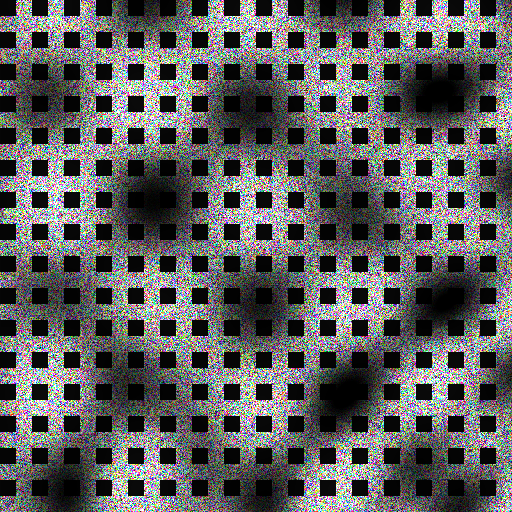
#> input picture hcs_v2-P3/hybrid_test_01_texte_simple.png, 512 x 512 px; its folder holds only this picture in this run
$ python -i holographic_compressor.py   (imports and definitions only)
#> lines starting #> are read from the running program, lines starting #| are printed output that depends on the picture
#> further down, picture is the input picture: shape (512, 512, 3); mean B, G, R 93, 93, 93
#!/usr/bin/env python3
"""
Compresseur Holographique Quantique-Harmonique
Basé sur les principes de Maldacena/Beckenstein - AdS/CFT et Bekenstein-Hawking
"""

import numpy as np
import cv2
import time
import json
import base64
import io
from typing import Dict, Any, Tuple, Optional, List
from dataclasses import dataclass
from PIL import Image
from scipy import fft, ndimage
from scipy.signal import find_peaks
import hashlib
from enum import Enum

class HolographicPrinciple(Enum):
    """Principes holographiques fondamentaux"""
    ADS_CFT_DUALITY = "ads_cft_duality"  # Maldacena: Volume/Boundary correspondence
    BEKENSTEIN_BOUND = "bekenstein_bound"  # Limite de Bekenstein-Hawking
    HOLOGRAPHIC_INFORMATION = "holographic_information"  # Information sur la surface
    ENTROPY_AREA = "entropy_area"  # S ∝ A/4 (entropie proportionnelle à l'aire)

@dataclass
class HolographicMetrics:
    """Métriques holographiques"""
    surface_entropy: float  # Entropie de surface
    volume_information: float  # Information volumique
    holographic_ratio: float  # Ratio volume/surface
    information_density: float  # Densité d'information
    quantum_coherence: float  # Cohérence quantique
    gravitational_potential: float  # Potentiel gravitationnel simulé

class HolographicCompressor:
    """
    Compresseur utilisant les principes holographiques
    L'information 3D est encodée sur une surface 2D (boundary)
    """

    def __init__(self):
        self.holographic_results = {}
        self.result_counter = 0

        # Constantes fondamentales (normalisées)
        self.PLANCK_LENGTH = 1.0  # Unité normalisée
        self.BEKENSTEIN_CONSTANT = 1.0  # k_B * c^3 / (4 * G * ħ)
        self.HUBBLE_RADIUS = 1000.0  # Rayon de l'univers simulé

        # Paramètres holographiques
        self.holographic_presets = {
            'ads_cft': {'principle': HolographicPrinciple.ADS_CFT_DUALITY, 'compression_factor': 0.1},
            'bekenstein': {'principle': HolographicPrinciple.BEKENSTEIN_BOUND, 'compression_factor': 0.05},
            'quantum_hologram': {'principle': HolographicPrinciple.HOLOGRAPHIC_INFORMATION, 'compression_factor': 0.02},
            'entropy_max': {'principle': HolographicPrinciple.ENTROPY_AREA, 'compression_factor': 0.01}
        }

    def calculate_holographic_entropy(self, image: np.ndarray) -> HolographicMetrics:
        """
        Calcule les métriques holographiques de l'image
        Basé sur S ≤ A/4 (Bekenstein-Hawking)
        """
        h, w = image.shape[:2]

        # Surface de l'image (boundary)
        surface_area = 2 * (h + w)  # Périmètre comme "surface" 1D

        # Volume de l'information (3D simulé)
        if len(image.shape) == 3:
            volume = h * w * image.shape[2]
        else:
            volume = h * w

        # Entropie de Shannon (information)
        if len(image.shape) == 3:
            entropy_per_channel = []
            for channel in range(3):
                hist, _ = np.histogram(image[:, :, channel], bins=256, density=True)
                hist = hist[hist > 0]
                shannon_entropy = -np.sum(hist * np.log2(hist + 1e-10))
                entropy_per_channel.append(shannon_entropy)
#> this loop made 3 passes
#> shannon_entropy on passes 1 to 3: 7.04, 7.04, 7.03
#> after the loop, entropy_per_channel = [7.04, 7.04, 7.03]
            total_entropy = np.mean(entropy_per_channel)
#> total_entropy = 7.03
        else:
            hist, _ = np.histogram(image, bins=256, density=True)
            hist = hist[hist > 0]
            total_entropy = -np.sum(hist * np.log2(hist + 1e-10))

        # Entropie de Bekenstein-Hawking simulée
        surface_entropy = self.BEKENSTEIN_CONSTANT * surface_area / (4 * self.PLANCK_LENGTH**2)

        # Information volumique
        volume_information = volume * total_entropy / (self.HUBBLE_RADIUS**3)
#> volume_information = 0.00553

        # Ratio holographique (volume/surface)
        holographic_ratio = volume_information / surface_entropy
#> holographic_ratio = 1.08e-05

        # Densité d'information
        information_density = total_entropy / (h * w)
#> information_density = 2.68e-05

        # Cohérence quantique simulée
        quantum_coherence = self._calculate_quantum_coherence(image)

        # Potentiel gravitationnel simulé
        gravitational_potential = self._simulate_gravitational_potential(image)

        return HolographicMetrics(
            surface_entropy=surface_entropy,
            volume_information=volume_information,
            holographic_ratio=holographic_ratio,
            information_density=information_density,
            quantum_coherence=quantum_coherence,
            gravitational_potential=gravitational_potential
        )

    def _calculate_quantum_coherence(self, image: np.ndarray) -> float:
        """Calcule la cohérence quantique simulée de l'image"""

        # Transformée de Fourier pour analyser les corrélations
        fft_image = fft.fft2(image)

        # Calcul de la matrice de densité simplifiée
        magnitude = np.abs(fft_image)
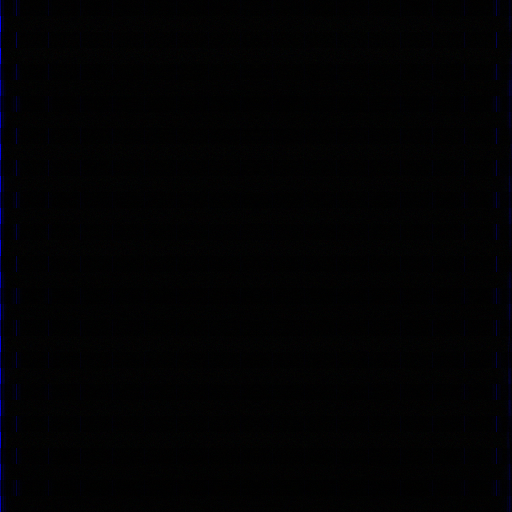
#> magnitude: shape (512, 512, 3) float64; mean of channels 0, 1, 2 2905.6, 2060.6, 2060.6; drawn with min black and max white

        if len(image.shape) == 3:
            # Cohérence inter-canaux
            coherence_scores = []
            for channel in range(3):
                channel_magnitude = magnitude[:, :, channel]
                # Pureté comme mesure de cohérence
                purity = np.sum(channel_magnitude**2) / (np.sum(channel_magnitude)**2 + 1e-10)
                coherence_scores.append(purity)
#> this loop made 3 passes
#> purity on passes 1 to 3: 2.91e-05, 5.02e-06, 5.02e-06
#> pass 2, in _calculate_quantum_coherence, `channel_magnitude = magnitude[:, :, channel]`:
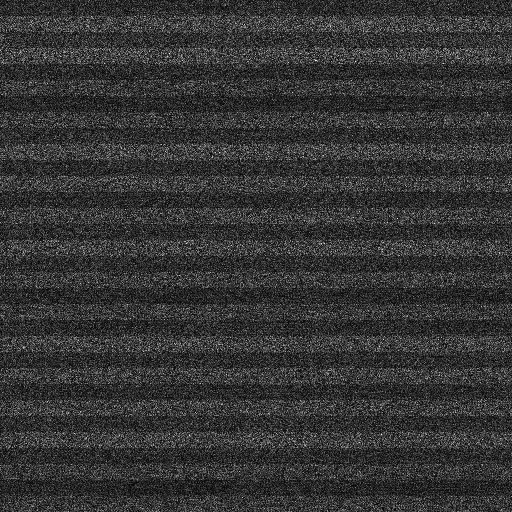
#> channel_magnitude: shape (512, 512) float64; min 3.3, max 9836.1, mean 2060.6; drawn with min black and max white
#> pass 3, in _calculate_quantum_coherence, `channel_magnitude = magnitude[:, :, channel]`:
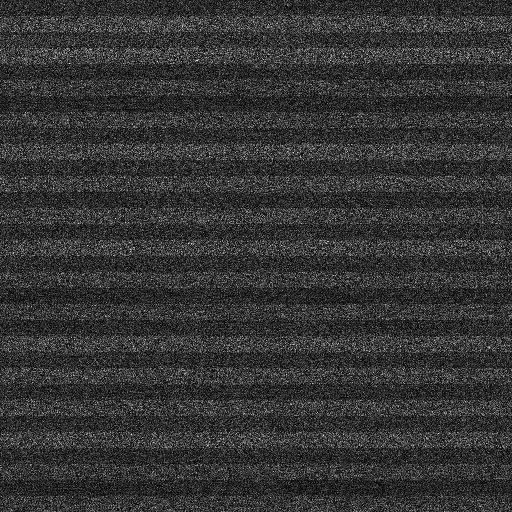
#> channel_magnitude: shape (512, 512) float64; min 3.3, max 9836.1, mean 2060.6; drawn with min black and max white
#> after the loop, coherence_scores = [2.91e-05, 5.02e-06, 5.02e-06]
            quantum_coherence = np.mean(coherence_scores)
#> quantum_coherence = 1.31e-05
        else:
            purity = np.sum(magnitude**2) / (np.sum(magnitude)**2 + 1e-10)
            quantum_coherence = purity

        return quantum_coherence

    def _simulate_gravitational_potential(self, image: np.ndarray) -> float:
        """Simule le potentiel gravitationnel de l'information"""

        # "Masse" informationnelle proportionnelle à l'entropie
        if len(image.shape) == 3:
            total_intensity = np.sum(image, axis=(0, 1, 2))
#> total_intensity = 73123560
        else:
            total_intensity = np.sum(image)

        # Distance "radiale" du centre de l'image
        h, w = image.shape[:2]
        center_y, center_x = h // 2, w // 2

        y_coords, x_coords = np.ogrid[:h, :w]
        distances = np.sqrt((y_coords - center_y)**2 + (x_coords - center_x)**2)

        # Potentiel gravitationnel simulé: V = -GM/r
        if len(image.shape) == 3:
            # Moyenne des canaux
            image_mass = np.mean(image, axis=2)
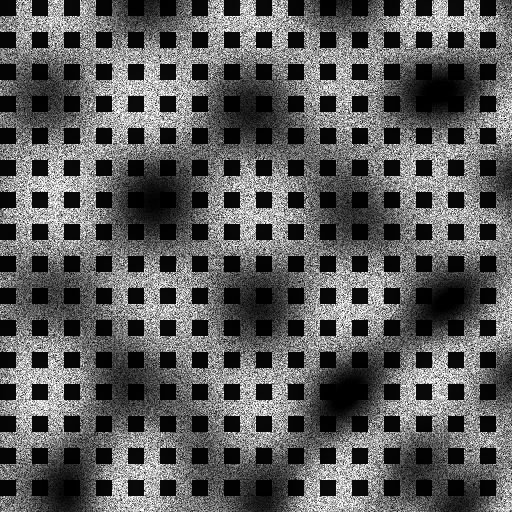
#> image_mass: shape (512, 512) float64; min 0, max 255, mean 93
        else:
            image_mass = image

        # Éviter la division par zéro au centre
        distances[distances == 0] = 1.0

        # Potentiel total
        potential = np.sum(image_mass / distances)
#> potential = 166301.7

        return potential / (h * w)  # Normalisation

    def apply_ads_cft_duality(self, image: np.ndarray, compression_factor: float) -> Dict[str, Any]:
        """
        Applique la dualité AdS/CFT de Maldacena
        Le volume (bulk) est encodé sur la surface (boundary)
        """
        h, w = image.shape[:2]

        print(f"🌌 Application AdS/CFT: Volume {image.shape} → Surface boundary")

        # 1. Transformée conforme sur la boundary
        if len(image.shape) == 3:
            boundary_data = []
            for channel in range(3):
                # Conformal mapping (projection stéréographique)
                channel_data = image[:, :, channel].astype(float)

                # Transformée conforme
                conformal_map = self._conformal_transform(channel_data, h, w)
                boundary_data.append(conformal_map)

            boundary_tensor = np.stack(boundary_data, axis=2)
        else:
            boundary_tensor = self._conformal_transform(image.astype(float), h, w)

        # 2. Encodage holographique (bulk → boundary)
        holographic_encoding = self._encode_holographic_projection(boundary_tensor, compression_factor)

        # 3. Quantification basée sur l'entropie
        quantized_data = self._entropy_based_quantization(holographic_encoding, compression_factor)

        return {
            'boundary_data': boundary_tensor,
            'holographic_encoding': holographic_encoding,
            'quantized_data': quantized_data,
            'original_shape': image.shape,
            'compression_factor': compression_factor
        }

    def _conformal_transform(self, data: np.ndarray, h: int, w: int) -> np.ndarray:
        """Transformée conforme (projection stéréographique)"""

        # Coordonnées normalisées [-1, 1]
        y_norm = 2 * (np.arange(h) / h) - 1
        x_norm = 2 * (np.arange(w) / w) - 1

        # Grille de coordonnées
        Y, X = np.meshgrid(y_norm, x_norm, indexing='ij')

        # Projection stéréographique sur la sphère unité
        R = np.sqrt(X**2 + Y**2)

        # Éviter la singularité à l'origine
        R[R == 0] = 1e-10

        # Facteur conforme
        conformal_factor = 4 / (1 + R**2)**2

        # Application de la transformée conforme
        conformal_data = data * conformal_factor

        return conformal_data

    def _encode_holographic_projection(self, boundary_data: np.ndarray, compression_factor: float) -> np.ndarray:
        """Encodage holographique de la boundary vers le bulk compressé"""

        # Transformée de Fourier holographique
        fft_boundary = fft.fft2(boundary_data)

        # Sélection des modes holographiques importants
        magnitude = np.abs(fft_boundary)

        # Seuil basé sur le facteur de compression
        threshold = np.percentile(magnitude.flatten(), (1 - compression_factor) * 100)
        important_modes = magnitude > threshold

        # Encodage holographique
        holographic_encoding = np.zeros_like(fft_boundary, dtype=complex)
        holographic_encoding[important_modes] = fft_boundary[important_modes]

        return holographic_encoding

    def _entropy_based_quantization(self, data: np.ndarray, compression_factor: float) -> Dict[str, Any]:
        """Quantification basée sur l'entropie de Bekenstein"""

        # Calcul de l'entropie locale
        if len(data.shape) == 3:
            entropy_map = np.zeros(data.shape[:2])
            for y in range(data.shape[0]):
                for x in range(data.shape[1]):
                    pixel_values = data[y, x, :]
                    # Entropie locale simplifiée
                    local_entropy = -np.sum(pixel_values * np.log2(np.abs(pixel_values) + 1e-10))
                    entropy_map[y, x] = local_entropy
        else:
            entropy_map = np.zeros(data.shape)
            for y in range(data.shape[0]):
                for x in range(data.shape[1]):
                    pixel_value = data[y, x]
                    entropy_map[y, x] = -pixel_value * np.log2(np.abs(pixel_value) + 1e-10)

        # Quantification adaptative basée sur l'entropie
        high_entropy_mask = entropy_map > np.percentile(entropy_map, 90)

        # Plus de bits pour les hautes entropies
        quantized_data = {
            'high_entropy': data[high_entropy_mask],
            'low_entropy': data[~high_entropy_mask],
            'entropy_map': entropy_map,
            'mask': high_entropy_mask
        }

        return quantized_data

    # [94 lines left out: functions apply_bekenstein_bound, _encode_with_entropy_bound, _calculate_local_entropy, _allocate_entropy_budget, not called in this run]

    def compress_image_holographic(self, image: np.ndarray,
                                 holographic_mode: str = 'ads_cft') -> Dict[str, Any]:
        """
        Compression holographique complète
        """
        try:
            start_time = time.time()

            # Validation
            if len(image.shape) not in [2, 3]:
                raise ValueError("L'image doit être en niveaux de gris ou RGB")

            # Paramètres holographiques
            preset = self.holographic_presets.get(holographic_mode,
                                                self.holographic_presets['ads_cft'])
            principle = preset['principle']
            compression_factor = preset['compression_factor']

            print("[HCS] Compression Holographique: " + str(principle.value))
            print("[HCS] Facteur de compression: " + str(compression_factor))

            # Calcul des métriques holographiques
            holographic_metrics = self.calculate_holographic_entropy(image)
#> in calculate_holographic_entropy, `gravitational_potential = self._simulate_gravitational_potential(image)`: gravitational_potential = 0.634
#> (the rest of the program and of its run is left out)
